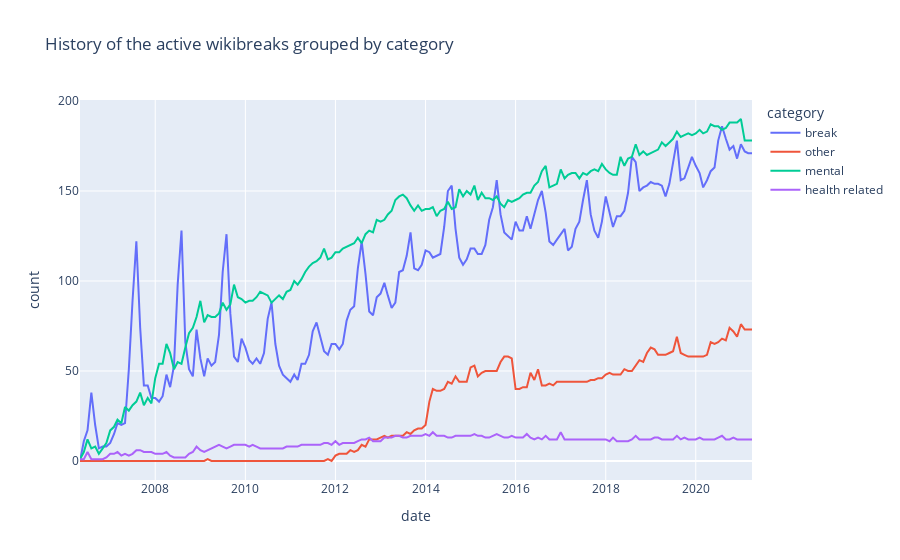

Notebook code cell kept with this figure:
### Code cell
fig = px.line(breaks_history_category_count_refactored_cleaned, x='date', y='count', color='category', title='History of the active wikibreaks grouped by category')
fig.show()

### Figure 1 — Plotly figure (JSON) as saved in the notebook; plotly's stock layout.template omitted (floating-point values rounded to 4 significant figures; data arrays with more than 128 entries replaced by an {"elided": "..."} marker saying what was removed)
{"data": [{"hovertemplate": "category=break<br>date=%{x}<br>count=%{y}<extra></extra>", "legendgroup": "break", "line": {"color": "#636efa", "dash": "solid"}, "mode": "lines", "name": "break", "orientation": "v", "showlegend": true, "type": "scatter", "x": {"elided": "180 str values"}, "xaxis": "x", "y": {"elided": "180 int values"}, "yaxis": "y"}, {"hovertemplate": "category=other<br>date=%{x}<br>count=%{y}<extra></extra>", "legendgroup": "other", "line": {"color": "#EF553B", "dash": "solid"}, "mode": "lines", "name": "other", "orientation": "v", "showlegend": true, "type": "scatter", "x": {"elided": "180 str values"}, "xaxis": "x", "y": {"elided": "180 int values"}, "yaxis": "y"}, {"hovertemplate": "category=mental<br>date=%{x}<br>count=%{y}<extra></extra>", "legendgroup": "mental", "line": {"color": "#00cc96", "dash": "solid"}, "mode": "lines", "name": "mental", "orientation": "v", "showlegend": true, "type": "scatter", "x": {"elided": "180 str values"}, "xaxis": "x", "y": {"elided": "180 int values"}, "yaxis": "y"}, {"hovertemplate": "category=health related<br>date=%{x}<br>count=%{y}<extra></extra>", "legendgroup": "health related", "line": {"color": "#ab63fa", "dash": "solid"}, "mode": "lines", "name": "health related", "orientation": "v", "showlegend": true, "type": "scatter", "x": {"elided": "180 str values"}, "xaxis": "x", "y": {"elided": "180 int values"}, "yaxis": "y"}], "layout": {"legend": {"title": {"text": "category"}, "tracegroupgap": 0}, "title": {"text": "History of the active wikibreaks grouped by category"}, "xaxis": {"anchor": "y", "domain": [0, 1], "title": {"text": "date"}}, "yaxis": {"anchor": "x", "domain": [0, 1], "title": {"text": "count"}}}}
